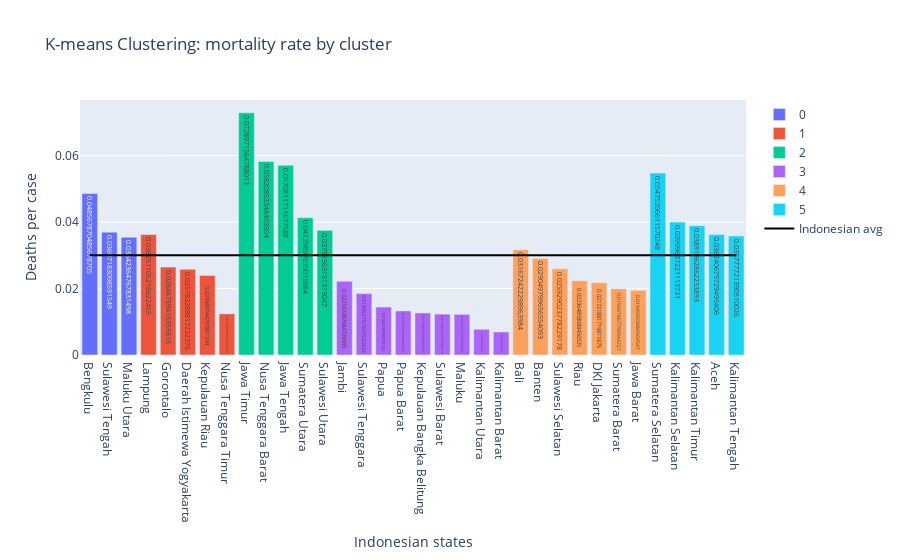

Notebook cell for this chart:
### Markdown cell above
Visualisasi Jumlah kemungkinan Kematian	 dari tiap provinsi dari masing-masing cluster.

### Code cell
# visualization using bar chart
# visualization mortality rate by clusters
c = t.sort_values(['K-means', ColumnData.mortality], ascending=False)
data = [go.Bar(x=c[(c['K-means'] == i)].index, y=c[(c['K-means'] == i)][ColumnData.mortality],
               text=c[(c['K-means'] == i)][ColumnData.mortality], name=i) for i in range(0, 6)]
data.append(
    go.Scatter(
        x=t.sort_values(ColumnData.mortality, ascending=False).index,
        y=np.full((1, len(t.index)), 0.03).tolist()[0],
        marker_color='black',
        name='Indonesian avg'
    )
)

vis_bar2 = go.Figure(data=data)
vis_bar2.update_layout(title='K-means Clustering: mortality rate by cluster',
                       xaxis_title='Indonesian states', yaxis_title='Deaths per case')
vis_bar2.show()

### Figure 1 — Plotly figure (JSON) as saved in the notebook; plotly's stock layout.template omitted (floating-point values rounded to 4 significant figures)
{"data": [{"name": "0", "text": [0.04857, 0.03697, 0.03542], "type": "bar", "x": ["Bengkulu", "Sulawesi Tengah", "Maluku Utara"], "y": [0.04857, 0.03697, 0.03542]}, {"name": "1", "text": [0.03625, 0.02647, 0.02578, 0.02395, 0.01239], "type": "bar", "x": ["Lampung", "Gorontalo", "Daerah Istimewa Yogyakarta", "Kepulauan Riau", "Nusa Tenggara Timur"], "y": [0.03625, 0.02647, 0.02578, 0.02395, 0.01239]}, {"name": "2", "text": [0.0729, 0.05821, 0.05708, 0.0413, 0.03752], "type": "bar", "x": ["Jawa Timur", "Nusa Tenggara Barat", "Jawa Tengah", "Sumatera Utara", "Sulawesi Utara"], "y": [0.0729, 0.05821, 0.05708, 0.0413, 0.03752]}, {"name": "3", "text": [0.02217, 0.0185, 0.01443, 0.01326, 0.01266, 0.0123, 0.01223, 0.007752, 0.006939], "type": "bar", "x": ["Jambi", "Sulawesi Tenggara", "Papua", "Papua Barat", "Kepulauan Bangka Belitung", "Sulawesi Barat", "Maluku", "Kalimantan Utara", "Kalimantan Barat"], "y": [0.02217, 0.0185, 0.01443, 0.01326, 0.01266, 0.0123, 0.01223, 0.007752, 0.006939]}, {"name": "4", "text": [0.03167, 0.02905, 0.02593, 0.02236, 0.02172, 0.01997, 0.01946], "type": "bar", "x": ["Bali", "Banten", "Sulawesi Selatan", "Riau", "DKI Jakarta", "Sumatera Barat", "Jawa Barat"], "y": [0.03167, 0.02905, 0.02593, 0.02236, 0.02172, 0.01997, 0.01946]}, {"name": "5", "text": [0.05475, 0.04, 0.03892, 0.03624, 0.03578], "type": "bar", "x": ["Sumatera Selatan", "Kalimantan Selatan", "Kalimantan Timur", "Aceh", "Kalimantan Tengah"], "y": [0.05475, 0.04, 0.03892, 0.03624, 0.03578]}, {"marker": {"color": "black"}, "name": "Indonesian avg", "type": "scatter", "x": ["Jawa Timur", "Nusa Tenggara Barat", "Jawa Tengah", "Sumatera Selatan", "Bengkulu", "Sumatera Utara", "Kalimantan Selatan", "Kalimantan Timur", "Sulawesi Utara", "Sulawesi Tengah", "Lampung", "Aceh", "Kalimantan Tengah", "Maluku Utara", "Bali", "Banten", "Gorontalo", "Sulawesi Selatan", "Daerah Istimewa Yogyakarta", "Kepulauan Riau", "Riau", "Jambi", "DKI Jakarta", "Sumatera Barat", "Jawa Barat", "Sulawesi Tenggara", "Papua", "Papua Barat", "Kepulauan Bangka Belitung", "Nusa Tenggara Timur", "Sulawesi Barat", "Maluku", "Kalimantan Utara", "Kalimantan Barat"], "y": [0.03, 0.03, 0.03, 0.03, 0.03, 0.03, 0.03, 0.03, 0.03, 0.03, 0.03, 0.03, 0.03, 0.03, 0.03, 0.03, 0.03, 0.03, 0.03, 0.03, 0.03, 0.03, 0.03, 0.03, 0.03, 0.03, 0.03, 0.03, 0.03, 0.03, 0.03, 0.03, 0.03, 0.03]}], "layout": {"title": {"text": "K-means Clustering: mortality rate by cluster"}, "xaxis": {"title": {"text": "Indonesian states"}}, "yaxis": {"title": {"text": "Deaths per case"}}}}
